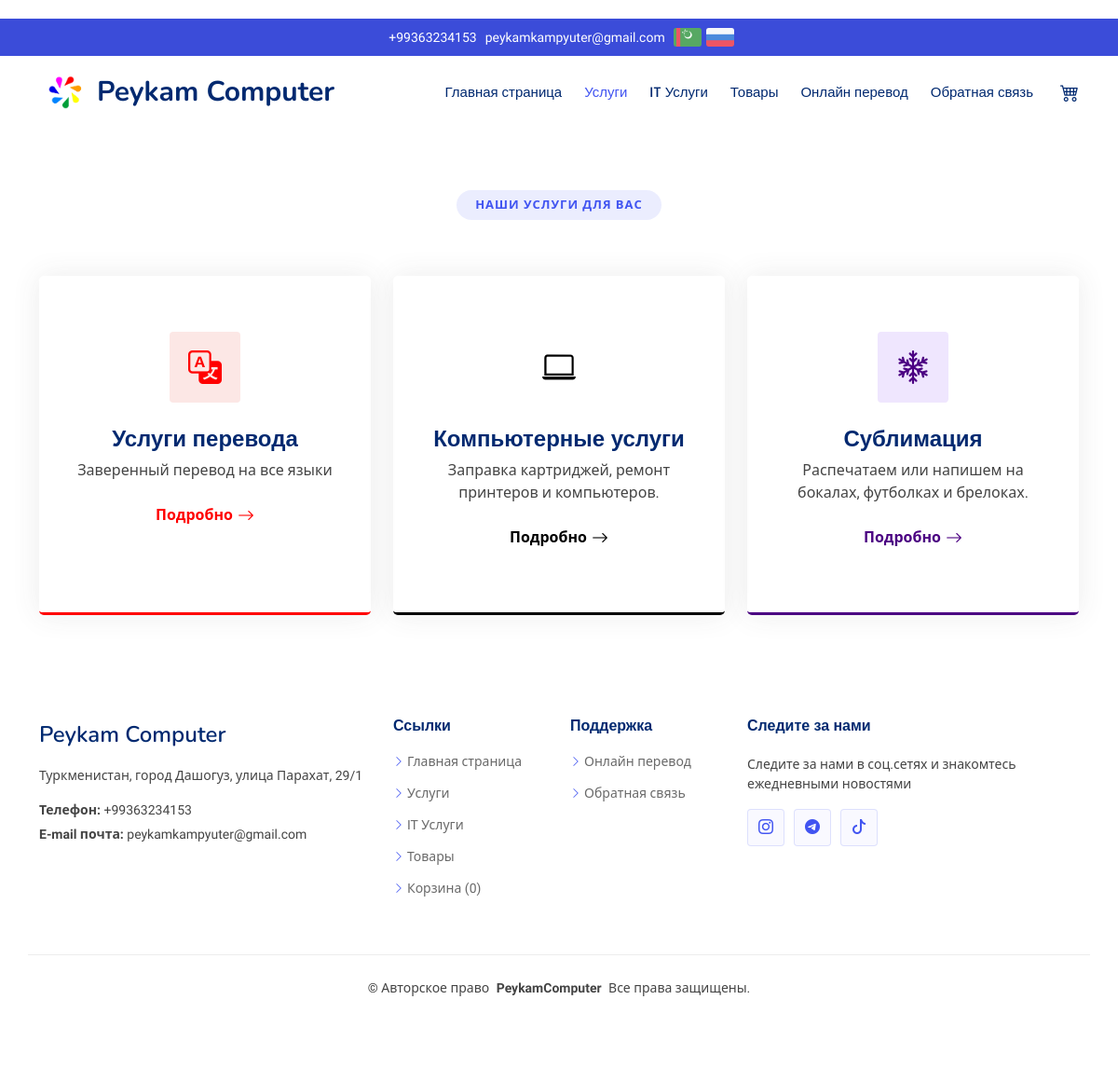
Screenshot of /ru/services/ with the database file from the repository.
### main/models.py (models this page shows, shortened)
class Info(models.Model):
    logo_name = models.CharField(max_length = 500, blank=True)
    title_name = models.CharField(max_length = 500, blank=True)
    title_name_russian = models.CharField(max_length = 500, blank=True)
    email_1 = models.CharField(max_length = 500, blank=True)
    email_2 = models.CharField(max_length = 500, blank=True)
    phone_1 = models.CharField(max_length = 500, blank=True)
    phone_2 = models.CharField(max_length = 500, blank=True)
    address_1 = models.CharField(max_length = 500, blank=True)
    address_1_russian = models.CharField(max_length = 500, blank=True)
    address_2 = models.CharField(max_length = 500, blank=True)
    address_2_russian = models.CharField(max_length = 500, blank=True)
    work_hours = models.CharField(max_length = 500, blank=True)
    instagram_link = models.CharField(max_length = 500, blank=True)
    tiktok_link = models.CharField(max_length = 500, blank=True)
    telegram_link = models.CharField(max_length = 500, blank=True)
    class Meta:
        verbose_name = "Site info"
        verbose_name_plural = "Site info"

class Service(models.Model):
    icon = models.CharField(max_length = 100, blank=True)
    color = models.CharField(max_length = 100, blank=True)
    title = models.CharField(max_length = 250, blank=True)
    short_description = models.TextField(blank=True)
    full_description = models.TextField(blank=True)
    title_russian = models.CharField(max_length = 250, blank=True)
    short_description_russian = models.TextField(blank=True)
    full_description_russian = models.TextField(blank=True)
    image = models.ImageField(upload_to='images', blank=True)
    image_russian = models.ImageField(upload_to='images', blank=True)

### main/views.py (the view)
# urls.py: path('ru/services/', views.services_russian, name="services_russian"),
def services_russian(request):
    page = "services"
    language = "russian"
    services = Service.objects.all()
    context = {
        'page': page,
        'language': language,
        'services': services
    }
    context['title_name'] = "Peykam | Услуги"
    return render(request, 'russian/services.html', context)

### main/templatetags/custom_filters.py (called while the page is built)
@register.filter
def to_rgb(value):
    value = tuple(webcolors.name_to_rgb(value)) + (0.1,)
    return value

### templates/russian/services.html (shortened to what this page needs)
{% extends 'russian/base.html' %}
{% load static %}
{% block content %}
<section id="services" class="services section">
  <br><br><br><br><br><br>
  <div class="container section-title" data-aos="fade-up">
    <h2>Наши услуги для вас</h2>
  </div>
  <div class="container">
    <div class="row gy-4">
      {% for service in services %}
      <div class="col-lg-4 col-md-6" data-aos="fade-up" data-aos-delay="100">
        <div class="service-item item-{{service.color}} position-relative">
          <i class="bi bi-{{service.icon}} icon"></i>
          <h3>{{service.title_russian}}</h3>
          <p>{{service.short_description_russian}}</p>
          <a href="{% url 'service_russian' service.id %}" class="read-more stretched-link"><span>Подробно</span> <i class="bi bi-arrow-right"></i></a>
        </div>
      </div>
      {% endfor %}
    </div>
  </div>
</section>
  {% endblock %}

### templates/russian/navigation.html (shortened to what this page needs)
  {% load static %}
  <header id="header" class="header fixed-top">
    <div class="topbar d-flex align-items-center">
      <div class="container d-flex justify-content-center align-items-center">
        <div class="contact-info d-flex align-items-center">
          <i class="d-flex align-items-center"><a href="tel:{{phone_1}}">{{phone_1}}</a></i>
          <i class="d-flex align-items-center ms-1"><a href="mailto:{{email_1}}">{{email_1}}</a></i>
          <i class="d-flex align-items-center ms-1"><a href="{{turkmen_url}}"><img src="{% static 'assets/img/tm.png' %}" alt=""></a></i>
          <i class="d-flex align-items-center ms-0"><a href="{{russian_url}}"><img src="{% static 'assets/img/ru.png' %}" alt=""></a></i>
        </div>
        </div>
      </div>
    <div class="branding d-flex align-items-cente">
      <div class="container position-relative d-flex align-items-center justify-content-between">
        <a href="{% url 'index_russian' %}" class="logo d-flex align-items-center me-auto">
          <img src="{% static 'assets/img/logo.png' %}" alt="">
          <h1 class="sitename">{{logo_name}}</h1>
        </a>
        <nav id="navmenu" class="navmenu">
          <ul>
            {% if page == 'services' %}
            <li><a href="{% url 'index_russian' %}">Главная страница<br></a></li>
            <li><a href="{% url 'services_russian' %}" class="active">Услуги</a></li>
            <li><a href="{% url 'it_services_russian' %}">IT Услуги</a></li>
            <li><a href="{% url 'products_russian' %}">Товары</a></li>
            <li><a href="{% url 'translation_page_russian' %}">Онлайн перевод</a></li>
            <li><a href="{% url 'contact_russian' %}">Обратная связь</a></li>
            {% endif %}
            {% if cart_items_length == 0 %}
              <li><a href="{% url 'view_cart_russian' %}"><i class="bi bi-cart4" style="font-size: 20px;"></i></a></li>
            {% else %}
              <li><a href="{% url 'view_cart_russian' %}">({{cart_items_length}})<i class="bi bi-cart4" style="font-size: 20px;"></i></a></li>
            {% endif %}
          </ul>
        </nav>
      </div>
    </div>
  </header>

### templates/russian/footer.html
{% load static %}
  <footer id="footer" class="footer">
    <div class="container footer-top">
      <div class="row gy-4">
        <div class="col-lg-4 col-md-6 footer-about">
          <a href="{% url 'index_russian' %}" class="d-flex align-items-center">
            <span class="sitename">{{logo_name}}</span>
          </a>
          <div class="footer-contact pt-3">
            <p>{{address_1_russian}}</p>
            <p class="mt-3"><strong>Телефон:</strong> <span>{{phone_1}}</span></p>
            <p><strong>E-mail почта:</strong> <span>{{email_1}}</span></p>
          </div>
        </div>
        <div class="col-lg-2 col-md-3 footer-links">
          <h4>Ссылки</h4>
          <ul>
            <li><i class="bi bi-chevron-right"></i> <a href="{% url 'index_russian' %}">Главная страница</a></li>
            <li><i class="bi bi-chevron-right"></i> <a href="{% url 'services_russian' %}">Услуги</a></li>
            <li><i class="bi bi-chevron-right"></i> <a href="{% url 'it_services_russian' %}">IT Услуги</a></li>
            <li><i class="bi bi-chevron-right"></i> <a href="{% url 'products_russian' %}">Товары</a></li>
            <li><i class="bi bi-chevron-right"></i> <a href="{% url 'view_cart_russian' %}">Корзина ({{cart_items_length}})</a></li>
          </ul>
        </div>
        <div class="col-lg-2 col-md-3 footer-links">
          <h4>Поддержка</h4>
           <ul>
            <li><i class="bi bi-chevron-right"></i> <a href="{% url 'translation_page_russian' %}">Онлайн перевод</a></li>
            <li><i class="bi bi-chevron-right"></i> <a href="{% url 'contact_russian' %}">Обратная связь</a></li>
          </ul>
        </div>
        <div class="col-lg-4 col-md-12">
          <h4>Следите за нами</h4>
          <p>Следите за нами в соц.сетях и знакомтесь ежедневными новостями</p>
          <div class="social-links d-flex">
            <a href="https://www.instagram.com/{{instagram_link}}"><i class="bi bi-instagram"></i></a>
            <a href="https://telegram.org/"><i class="bi bi-telegram"></i></a>
            <a href="https://www.tiktok.com/"><i class="bi bi-tiktok"></i></a>
          </div>
        </div>
      </div>
    </div>
    <div class="container copyright text-center mt-4">
      <p>© <span>Авторское право</span> <strong class="px-1 sitename">PeykamComputer</strong> <span>Все права защищены.</span></p>
    </div>
  </footer>

### rows the page displays
Info: phone_1 "+99363234153", email_1 "peykamkampyuter@gmail.com", logo_name "Peykam Computer", address_1_russian "Туркменистан, город Дашогуз, улица Парахат, 29/1"
Service: title_russian "Услуги перевода", short_description_russian "Заверенный перевод на все языки"
Service: title_russian "Компьютерные услуги", short_description_russian "Заправка картриджей, ремонт принтеров и компьютеров."
Service: title_russian "Сублимация", short_description_russian "Распечатаем или напишем на бокалах, футболках и брелоках."

### other values shown
{{ cart_items_length }} "0"
